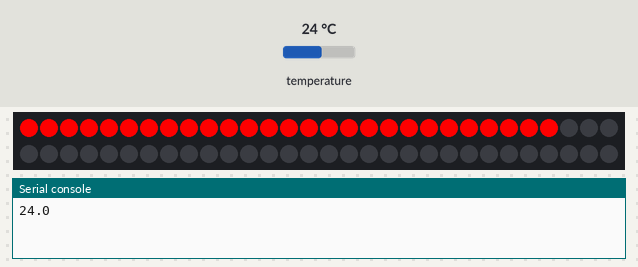
Recording of a program running on a simulated ESP32 board running MicroPython. Shown: 60 RGB LEDs in strip order, left to right, continuing on the next row, the last lines printed to the serial console. Inputs (shaded band) come from the test bench; at power-on: temperature 24 °C.

Above: at 1.2 s.
1.3 s: temperature set to 29.7 °C
3.4 s: temperature set to 30.8 °C
At 5.7 s:
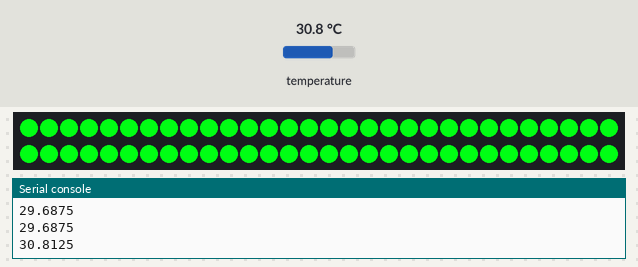
6.8 s: temperature set to 28.4 °C
8.8 s: temperature set to 27.6 °C
At 11.1 s:
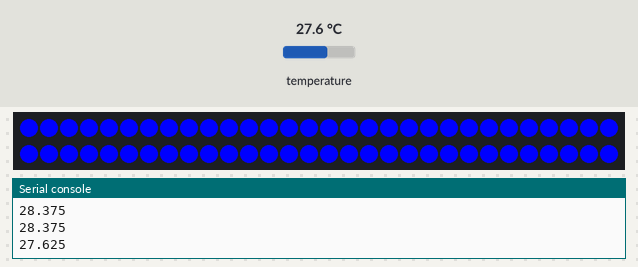
12.1 s: temperature set to 26.4 °C
At 14.8 s:
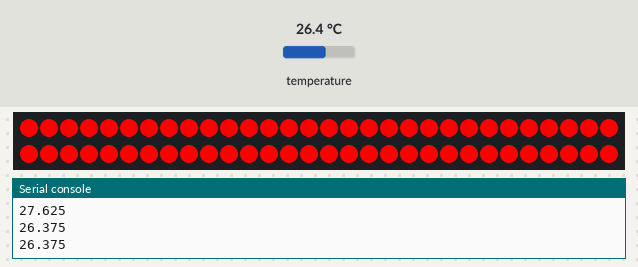
15.1 s: temperature set to 33 °C
At 16.33 s:
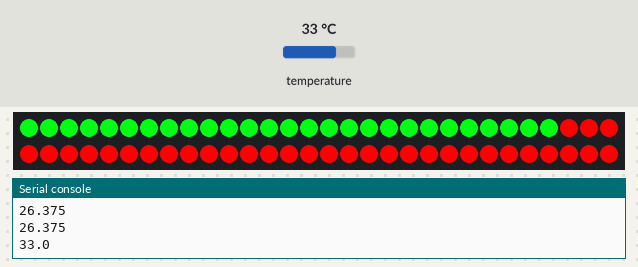
Timing chart, 0 to 18.1 s (numbered marks = the images above; inputs shaded):
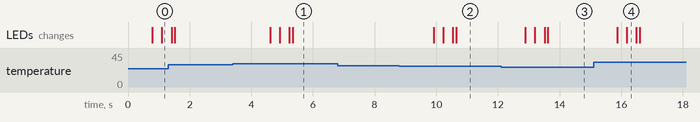

Measured:
- the behaviour switches between 30 and 30.1 °C on temperature (found by bisection; images 0 and 1)
- the behaviour switches between 28 and 27.9 °C on temperature (found by bisection; images 1 and 2)
- the behaviour switches between 27.1 and 27 °C on temperature (found by bisection; images 2 and 3)
- after the input at 3.4 s, the LEDs: first change after 1.2 s (image 1 shows a later state)
- after the input at 8.8 s, the LEDs: first change after 1.1 s (image 2 shows a later state)
- after the input at 12.1 s, the LEDs: first change after 0.79 s (image 3 shows a later state)
- after the input at 15.1 s, the LEDs: first change after 0.77 s (image 4 shows a later state)

The program:

demo11_DS18B20_Temperature_main.py
```python
from machine import Pin
from time import sleep, sleep_ms
from neopixel import NeoPixel
import onewire
import ds18x20


# The OneWire dirver is implemented in software and works on all pins:
# ow = onewire.OneWire(Pin(4)) # create a OneWire bus on GPIO 4.
# ow.scan()  # return a list of devices on the bus
# ow.reset() # reset the bus
# ow.readbyte() # read a byte on the bus
# ow.writebyte(0x12) # write a byte on the bus
# ow.write('123')  # write bytes on the bus
# ow.select_rom(b'12345678') # select a specific device by its ROM code.

# define ds18x20 temperature sensor.
ow = onewire.OneWire(Pin(4)) # create a OneWire bus on GPIO 4.
ds = ds18x20.DS18X20(ow)

# define ws281x RGB light strip
led = Pin(2, Pin.OUT)
np = NeoPixel(led, 60)
color = (60,40,20)

def get_temp():
    roms = ds.scan()
    ds.convert_temp()
    sleep_ms(750)
    for rom in roms:
        return ds.read_temp(rom)

def light_up(color):
    """color must be a tuple, (R, G, B) format,
       each argument range from 0-255.
    """
    for i in range(60):
        np[i] = color
        np.write()
        sleep(0.01)


while True:
    temp = get_temp()
    print(temp)
    if temp <= 27.0:
        color = (255, 0, 0) # red
        light_up(color)
    elif temp > 27.0 and temp < 28.0:
        color = (0, 0, 255) # blue
        light_up(color)
    elif temp > 30.0:
        color = (0, 255, 20) # green
        light_up(color)
```
